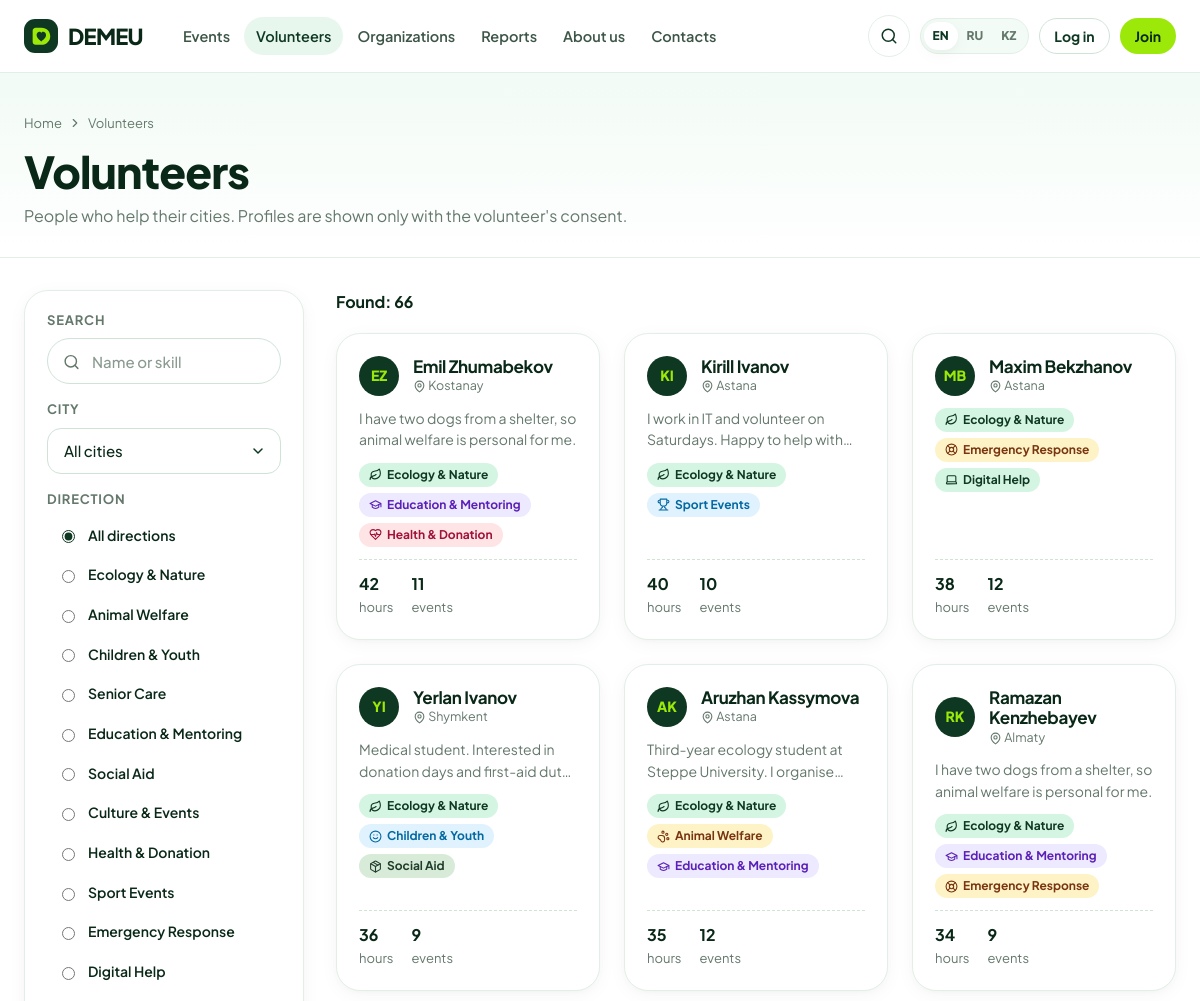
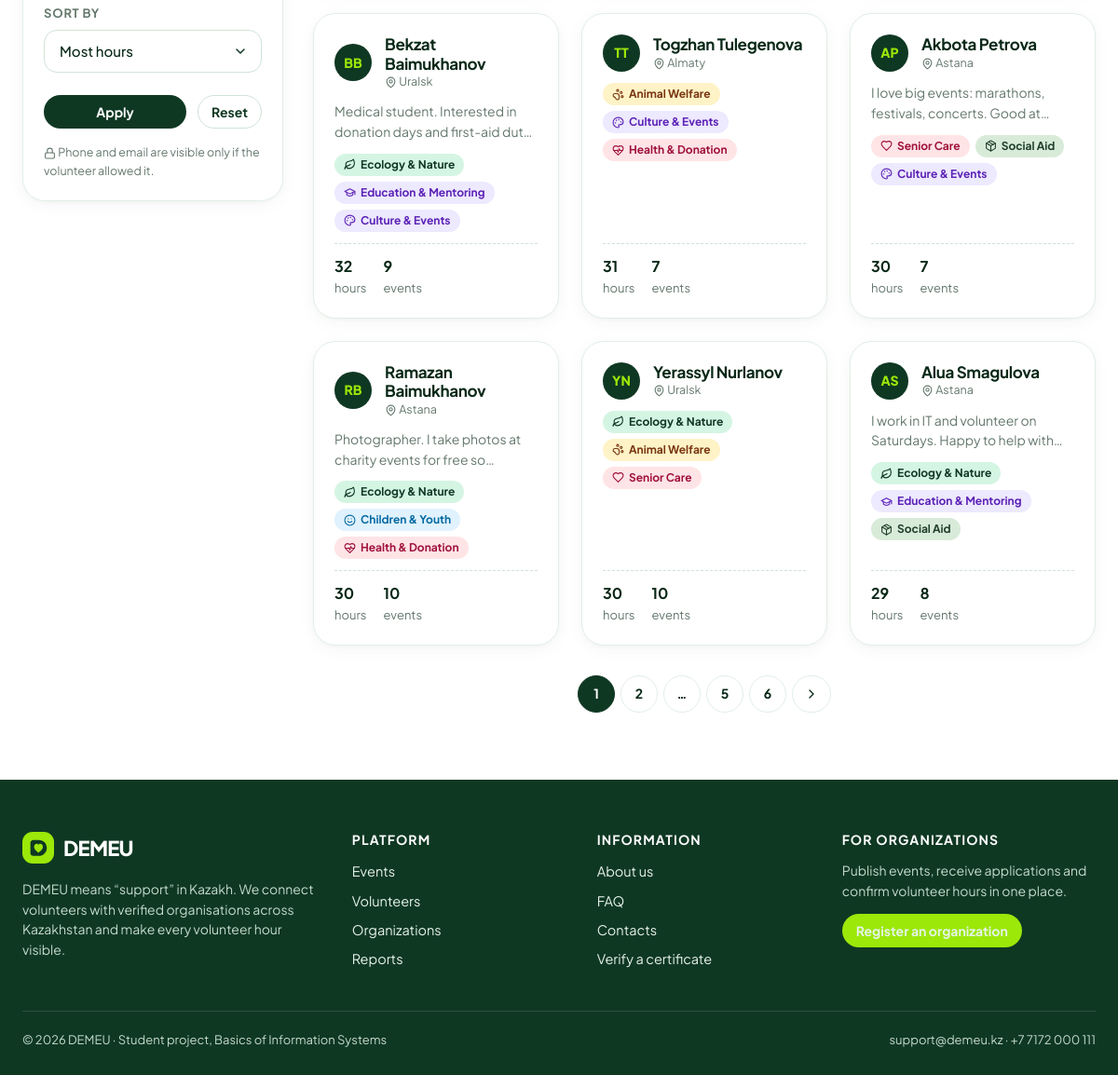
Page /volunteers on the committed database (2 pictures, top to bottom).
### tables this page shows
CREATE TABLE directions (
    direction_id INTEGER PRIMARY KEY,
    slug         TEXT NOT NULL UNIQUE,
    name_en      TEXT NOT NULL,
    name_ru      TEXT NOT NULL,
    name_kk      TEXT NOT NULL,
    icon         TEXT NOT NULL DEFAULT 'heart',
    tone         TEXT NOT NULL DEFAULT 'mint'
                 CHECK (tone IN ('mint','sage','butter','sky','rose','lilac'))
);

CREATE TABLE volunteers (
    volunteer_id  INTEGER PRIMARY KEY,
    user_id       INTEGER NOT NULL UNIQUE REFERENCES users(user_id) ON DELETE RESTRICT,
    full_name     TEXT NOT NULL CHECK (length(trim(full_name)) >= 3),
    phone         TEXT NOT NULL CHECK (phone GLOB '+7[0-9][0-9][0-9][0-9][0-9][0-9][0-9][0-9][0-9][0-9]'),
    birth_date    TEXT NOT NULL,               -- YYYY-MM-DD, age 14+ checked in the app
    city_id       INTEGER NOT NULL REFERENCES cities(city_id) ON DELETE RESTRICT,
    about         TEXT,
    skills        TEXT,                        -- free text, e.g. "first aid, English, driving"
    avatar_path   TEXT,
    is_public     INTEGER NOT NULL DEFAULT 1 CHECK (is_public IN (0,1)),     -- listed in the catalogue
    show_contacts INTEGER NOT NULL DEFAULT 0 CHECK (show_contacts IN (0,1)), -- phone/email visible to everyone
    created_at    TEXT NOT NULL DEFAULT (datetime('now','localtime'))
);

CREATE TABLE cities (
    city_id     INTEGER PRIMARY KEY,
    name_en     TEXT NOT NULL UNIQUE,
    name_ru     TEXT NOT NULL,
    name_kk     TEXT NOT NULL,
    region_en   TEXT NOT NULL,
    lat         REAL,
    lng         REAL
);

CREATE TABLE volunteer_directions (
    volunteer_id INTEGER NOT NULL REFERENCES volunteers(volunteer_id) ON DELETE CASCADE,
    direction_id INTEGER NOT NULL REFERENCES directions(direction_id) ON DELETE RESTRICT,
    PRIMARY KEY (volunteer_id, direction_id)
);

### demeu/public.py (the view)
@bp.route("/volunteers")
def volunteers():
    q = clean(request.args.get("q"), 100)
    city, direction = arg_int("city"), arg_int("direction")
    sort = request.args.get("sort", "hours")
    where, args = ["v.is_public = 1", "u.is_active = 1"], []
    if q:
        where.append("(v.full_name LIKE ? OR v.skills LIKE ? OR v.about LIKE ?)"); args += [f"%{q}%"] * 3
    if city:
        where.append("v.city_id = ?"); args.append(city)
    if direction:
        where.append("EXISTS (SELECT 1 FROM volunteer_directions vd WHERE vd.volunteer_id=v.volunteer_id"
                     " AND vd.direction_id=?)"); args.append(direction)
    base = VOL_SELECT + " WHERE " + " AND ".join(where)
    total = scalar(f"SELECT COUNT(*) FROM ({base})", args)
    page = Page(total, page_arg(), 12)
    order = {"hours": "hours DESC, v.full_name", "new": "v.created_at DESC", "name": "v.full_name"}.get(sort, "hours DESC")
    rows = query(f"{base} ORDER BY {order} LIMIT ? OFFSET ?", args + [page.per_page, page.offset])
    dirs = volunteer_directions([r["volunteer_id"] for r in rows])
    return render_template("public/volunteers.html", volunteers=rows, dirs=dirs, page=page, q=q,
                           city=city, direction=direction, sort=sort, **ref())

### demeu/core.py (called while the page is built, shortened)
def get_lang():
    lang = session.get("lang")
    if lang in LANGS:
        return lang
    best = request.accept_languages.best_match(["en", "ru", "kk"]) if request else None
    return best or "en"

def _(key, **params):
    entry = TRANSLATIONS.get(key)
    if entry is None:
        text = key
    else:
        lang = g.get("lang", "en")
        text = entry.get(lang) or entry.get("en") or key
    if params:
        try:
            text = text.format(**params)
        except (KeyError, IndexError):
            pass
    return text

def loc(row, field):
    if row is None:
        return ""
    lang = g.get("lang", "en")
    keys = row.keys() if hasattr(row, "keys") else row
    for k in (f"{field}_{lang}", f"{field}_en", field):
        if k in keys and row[k]:
            return row[k]
    return ""

def fmt_hours(value):
    if value is None:
        return "0"
    v = float(value)
    return str(int(v)) if v.is_integer() else f"{v:.1f}"

def initials(name):
    parts = [p for p in (name or "").split() if p]
    return "".join(p[0] for p in parts[:2]).upper() or "?"

def load_user():
    g.user = g.volunteer = g.coordinator = g.org = None
    uid = session.get("uid")
    if not uid:
        return

def check_csrf():
    if request.method == "POST" and not current_app.config.get("TESTING_NO_CSRF"):
        sent = request.form.get("csrf_token") or request.headers.get("X-CSRF-Token")
        if not sent or not secrets.compare_digest(sent, session.get("csrf", "")):
            abort(400, description="CSRF token missing or invalid")

def unread_count():
    if not g.get("user"):
        return 0
    return scalar("SELECT COUNT(*) FROM notifications WHERE user_id=? AND is_read=0",
                  (g.user["user_id"],))

def page_arg():
    try:
        return int(request.args.get("page", 1))
    except ValueError:
        return 1

def arg_int(name, default=None):
    try:
        return int(request.args.get(name, ""))
    except ValueError:
        return default

    def url(self, page):
        args = request.args.to_dict()
        args["page"] = page
        return url_for(request.endpoint, **{**(request.view_args or {}), **args})

### demeu/db.py (called while the page is built)
def get_db():
    if "db" not in g:
        conn = sqlite3.connect(current_app.config["DATABASE"], timeout=10,
                               isolation_level=None)  # autocommit; explicit BEGIN for transactions
        conn.row_factory = sqlite3.Row
        conn.execute("PRAGMA foreign_keys = ON")
        g.db = conn
    return g.db

### demeu/templates/public/volunteers.html (shortened to what this page needs)
{% extends "base.html" %}
{% from "partials/macros.html" import avatar, dir_tag, pagination, empty %}
{% block content %}
<section class="page-head">
  <div class="wrap">
    <div class="crumbs"><a href="{{ url_for('public.home') }}">{{ _('home') }}</a>{{ icon('chevron-right', 14) }}<span>{{ _('nav_volunteers') }}</span></div>
    <h1>{{ _('volunteers_title') }}</h1>
    <p>{{ _('volunteers_subtitle') }}</p>
  </div>
</section>
<div class="wrap">
  <div class="with-filters">
    <form class="card filters" id="filters" method="get" data-autosubmit>
      <h4>{{ _('search') }}</h4>
      <label class="input-icon"><span class="sr-only">{{ _('search') }}</span>{{ icon('search', 17) }}
        <input class="input pill" name="q" value="{{ q }}" placeholder="{{ _('search_volunteers_placeholder') }}"></label>
      <h4>{{ _('city') }}</h4>
      <select class="select" name="city" aria-label="{{ _('city') }}"><option value="">{{ _('all_cities') }}</option>
        {% for c in cities %}<option value="{{ c.city_id }}" {{ 'selected' if city == c.city_id }}>{{ loc(c, 'name') }}</option>{% endfor %}</select>
      <h4>{{ _('direction') }}</h4>
      <div class="radio-list">
        <label><input type="radio" name="direction" value="" {{ 'checked' if not direction }}> {{ _('all_directions') }}</label>
        {% for d in directions %}
        <label><input type="radio" name="direction" value="{{ d.direction_id }}" {{ 'checked' if direction == d.direction_id }}> {{ loc(d, 'name') }}</label>
        {% endfor %}
      </div>
      <h4>{{ _('sort_by') }}</h4>
      <select class="select" name="sort" aria-label="{{ _('sort_by') }}">
        <option value="hours" {{ 'selected' if sort == 'hours' }}>{{ _('sort_hours') }}</option>
      </select>
      <div class="row mt-3"><button class="btn btn-dark btn-sm grow">{{ _('apply_filters') }}</button>
        <a class="btn btn-ghost btn-sm" href="{{ url_for('public.volunteers') }}">{{ _('reset') }}</a></div>
      <p class="xs muted mt-2 mb-0">{{ icon('lock', 13) }} {{ _('volunteers_privacy_note') }}</p>
    </form>
    <div>
      <div class="results-bar"><span class="count">{{ _('found_n', n=page.total) }}</span>
        <button class="btn btn-ghost btn-sm filters-toggle" type="button" data-toggle="filters">{{ icon('filter', 16) }} {{ _('filters') }}</button></div>
      {% if volunteers %}
      <div class="grid" style="grid-template-columns:repeat(auto-fill,minmax(260px,1fr))">
        {% for v in volunteers %}
        <a class="card card-hover person-card" href="{{ url_for('public.volunteer_profile', volunteer_id=v.volunteer_id) }}" style="color:inherit;text-decoration:none">
          <div class="top">{{ avatar(v.avatar_path, v.full_name, 'lg' if False else '') }}
            <div><h3>{{ v.full_name }}</h3><div class="xs muted">{{ icon('map-pin', 13) }} {{ loc(v, 'city_name') }}</div></div></div>
          {% if v.about %}<p class="small muted mb-0" style="display:-webkit-box;-webkit-line-clamp:2;-webkit-box-orient:vertical;overflow:hidden">{{ v.about }}</p>{% endif %}
          <div class="row tight">{% for d in dirs.get(v.volunteer_id, [])[:3] %}{{ dir_tag(d, '') }}{% endfor %}</div>
          <div class="stats"><div><b>{{ fmt_hours(v.hours) }}</b>{{ _('hours_lower') }}</div><div><b>{{ v.n_events }}</b>{{ _('events_lower') }}</div></div>
        </a>
        {% endfor %}
      </div>
      {{ pagination(page) }}
      {% else %}
        {{ empty('users', _('no_volunteers_title'), _('no_results_text'), url_for('public.volunteers'), _('reset_filters')) }}
      {% endif %}
    </div>
  </div>
</div>
{% endblock %}

### demeu/templates/partials/macros.html (shortened to what this page needs)
{% macro avatar(path, name, cls='') -%}
<span class="avatar {{ cls }}">{% if path %}<img src="{{ media_url(path) }}" alt="">{% else %}{{ initials(name) }}{% endif %}</span>
{%- endmacro %}
{% macro dir_tag(row, prefix='dir_') -%}
<span class="tag tone-{{ row[prefix ~ 'tone'] if prefix else row.tone }}">{{ icon(row[prefix ~ 'icon'] if prefix else row.icon, 13) }}{{ loc(row, prefix ~ 'name' if prefix else 'name') }}</span>
{%- endmacro %}
{% macro pagination(page) -%}
{% if page.pages > 1 %}
<nav class="pagination" aria-label="{{ _('pages') }}">
  {% for p in range(1, page.pages + 1) %}
    {% if p == page.page %}<span class="on">{{ p }}</span>
    {% elif p <= 2 or p > page.pages - 2 or (p - page.page)|abs <= 1 %}<a href="{{ page.url(p) }}">{{ p }}</a>
    {% elif (p - page.page)|abs == 2 %}<span>…</span>{% endif %}
  {% endfor %}
  {% if page.page < page.pages %}<a href="{{ page.url(page.page + 1) }}" aria-label="{{ _('next') }}">{{ icon('chevron-right', 16) }}</a>{% endif %}
</nav>
{% endif %}
{%- endmacro %}

### rows in the picture
directions: name_en "Ecology & Nature"
directions: name_en "Animal Welfare"
directions: name_en "Children & Youth"
directions: name_en "Senior Care"
directions: name_en "Education & Mentoring"
directions: name_en "Social Aid"
directions: name_en "Culture & Events"
directions: name_en "Health & Donation"
directions: name_en "Sport Events"
directions: name_en "Emergency Response"
directions: name_en "Digital Help"
volunteers: full_name "EZ", full_name "Emil Zhumabekov", about "I have two dogs from a shelter, so animal welfare is personal for me.", fmt_hours "42", n_events "11"
cities: name_en "Kostanay"
volunteers: full_name "KI", full_name "Kirill Ivanov", about "I work in IT and volunteer on Saturdays. Happy to help…", fmt_hours "40", n_events "10"
cities: name_en "Astana"
volunteers: full_name "MB", full_name "Maxim Bekzhanov", fmt_hours "38", n_events "12"
volunteers: full_name "YI", full_name "Yerlan Ivanov", about "Medical student. Interested in donation days and first-aid…", fmt_hours "36", n_events "9"
cities: name_en "Shymkent"
volunteers: full_name "AK", full_name "Aruzhan Kassymova", about "Third-year ecology student at Steppe University. I…", fmt_hours "35", n_events "12"
volunteers: full_name "RK", full_name "Ramazan Kenzhebayev", about "I have two dogs from a shelter, so animal welfare is personal for me.", fmt_hours "34", n_events "9"
cities: name_en "Almaty"
volunteers: full_name "BB", full_name "Bekzat Baimukhanov", about "Medical student. Interested in donation days and first-aid…", fmt_hours "32", n_events "9"
cities: name_en "Uralsk"
volunteers: full_name "TT", full_name "Togzhan Tulegenova", fmt_hours "31", n_events "7"
volunteers: full_name "AP", full_name "Akbota Petrova", about "I love big events: marathons, festivals, concerts. Good…", fmt_hours "30", n_events "7"
volunteers: full_name "RB", full_name "Ramazan Baimukhanov", about "Photographer. I take photos at charity events for free…", fmt_hours "30", n_events "10"
volunteers: full_name "YN", full_name "Yerassyl Nurlanov", fmt_hours "30", n_events "10"
volunteers: full_name "AS", full_name "Alua Smagulova", about "I work in IT and volunteer on Saturdays. Happy to help…", fmt_hours "29", n_events "8"

### other values in the picture
{{ LANG_LABELS[code] }} "EN" "RU" "KZ"
{{ p }} "1"
{{ p }} "2" "5" "6"
{{ 2026 }} "2026"
form field city "All cities"
form field sort "Most hours"
